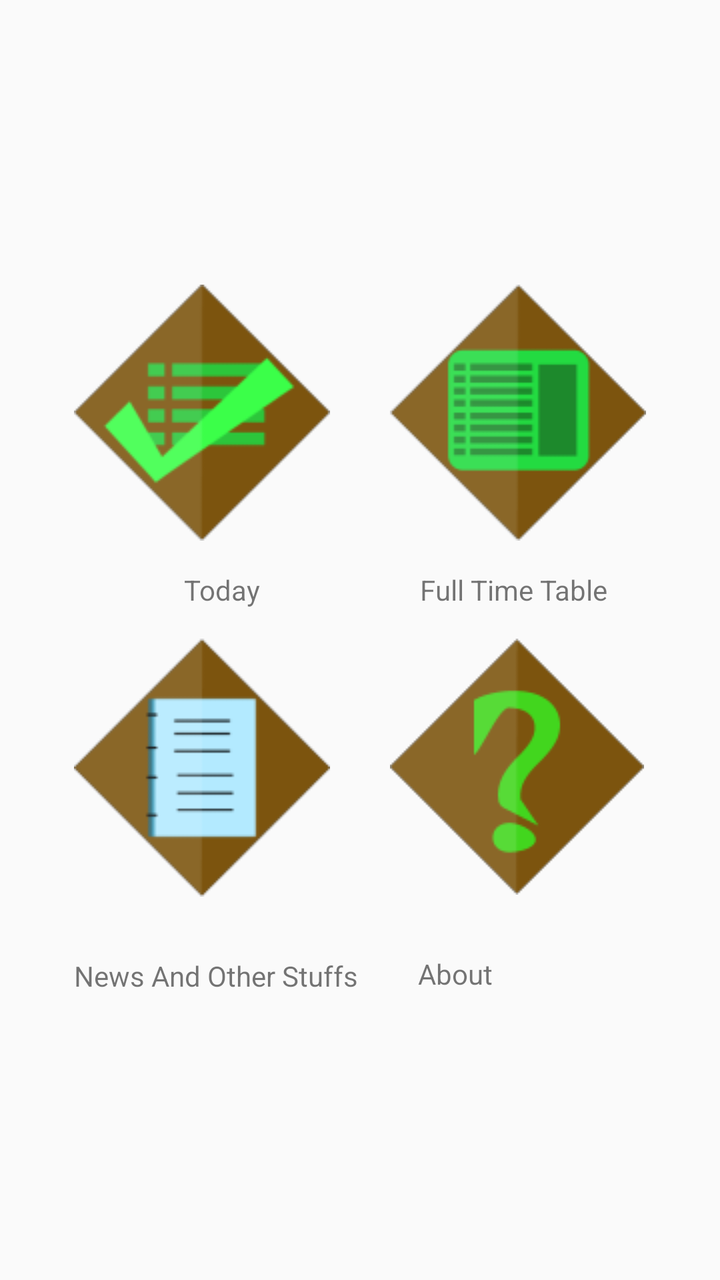
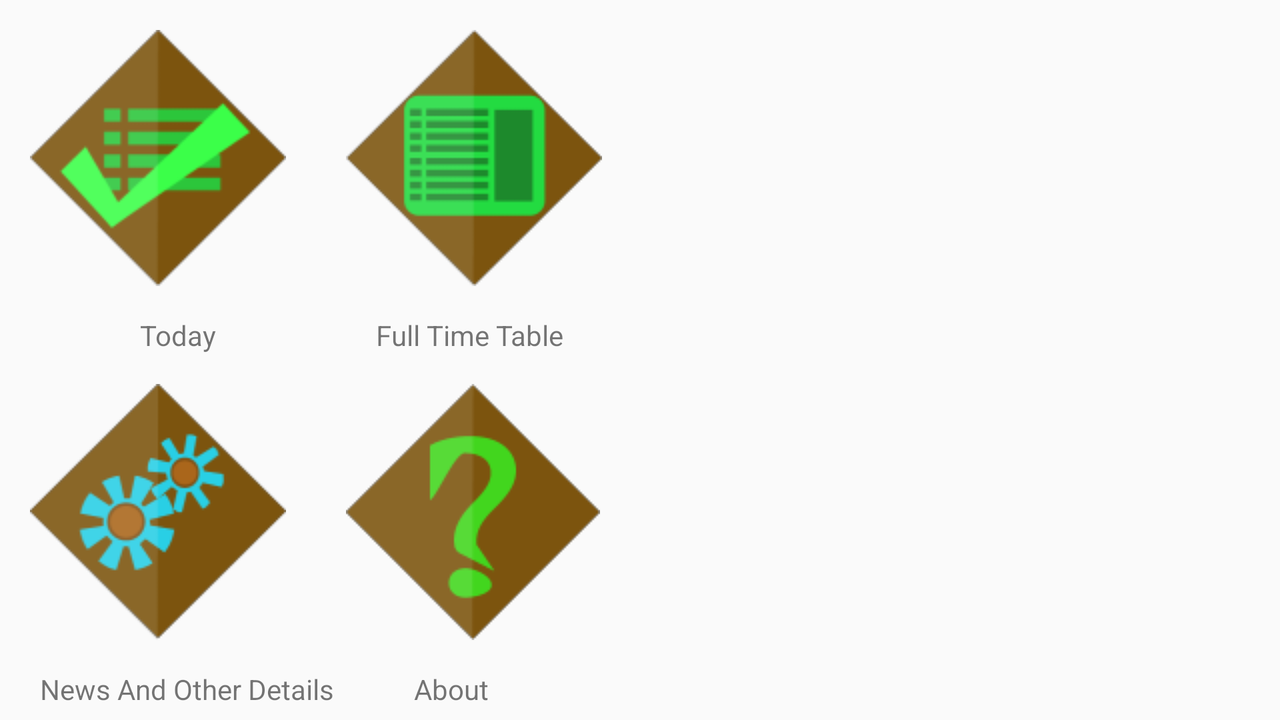

An Android layout and its configuration variant, each rendered on a device that would load it. The default file and the variant file are quoted in full after the pictures.
<!-- AndroidManifest.xml: application theme AppTheme -->
<!-- res/layout/activity_main.xml -->
<?xml version="1.0" encoding="utf-8"?>
<RelativeLayout xmlns:android="http://schemas.android.com/apk/res/android"
    xmlns:app="http://schemas.android.com/apk/res-auto"
    xmlns:tools="http://schemas.android.com/tools"
    android:layout_width="match_parent"
    android:layout_height="match_parent"
    android:orientation="vertical"
    android:layout_gravity="center"
    tools:context="com.blackz.crescentmca2017_2019.MainActivity">

<RelativeLayout
    android:layout_width="match_parent"
    android:layout_height="match_parent"
    android:gravity="center">
    <ImageButton
    android:layout_height="wrap_content"
    android:layout_width="wrap_content"
    android:id="@+id/btn"
    android:background="@drawable/round"
    android:layout_margin="15dp"
    android:src="@drawable/today"
        android:onClick="today" />
    <TextView
        android:layout_height="wrap_content"
        android:layout_width="wrap_content"
        android:text="Today"
        android:layout_below="@+id/btn"
        android:id="@+id/text"
        android:layout_marginLeft="70dp" />

    <ImageButton
        android:layout_toRightOf="@+id/btn"
        android:background="@drawable/round"
        android:layout_height="wrap_content"
        android:layout_width="wrap_content"
        android:id="@+id/btn2"
        android:src="@drawable/all"
        android:layout_margin="15dp"
        android:onClick="allT" />
    <TextView
        android:layout_height="wrap_content"
        android:layout_width="wrap_content"
        android:text="Full Time Table"
        android:layout_below="@+id/btn"
        android:layout_marginLeft="80dp"
        android:layout_toRightOf="@+id/text"
        android:id="@+id/text2"/>

    <ImageButton
        android:layout_below="@+id/text2"
        android:layout_height="wrap_content"
        android:layout_width="wrap_content"
        android:text="Full Time Table"
        android:id="@+id/btn5"
        android:layout_margin="15dp"
        android:background="@drawable/round"
        android:src="@drawable/about_unknown"
        android:layout_toRightOf="@+id/about"
        android:onClick="about"/>
    <TextView
        android:layout_height="wrap_content"
        android:layout_width="wrap_content"
        android:text="About"
        android:layout_toRightOf="@+id/text3"
        android:layout_margin="15dp"
        android:layout_below="@+id/btn5"
        android:id="@+id/text5"/>
    <ImageButton
        android:layout_width="wrap_content"
        android:layout_height="wrap_content"
        android:layout_below="@+id/text"
        android:id="@+id/about"
        android:onClick="newsA"
        android:src="@drawable/news"
        android:layout_margin="15dp"
        android:background="@drawable/round"/>
    <TextView
        android:layout_width="wrap_content"
        android:layout_height="wrap_content"
        android:layout_below="@+id/about"
        android:layout_margin="15dp"
        android:id="@+id/text3"
        android:text="News And Other Stuffs"/>

    <Button
        android:layout_height="wrap_content"
        android:layout_width="match_parent"
        android:layout_below="@+id/text5"
        android:text="Update For Rep"
        android:textColor="#fff"
        android:id="@+id/updateRep"
        android:onClick="repUpdate"
        android:visibility="gone"
        android:drawableEnd="@drawable/update"
        android:drawableRight="@drawable/update"
        android:background="@color/colorPrimary"/>
</RelativeLayout>

    <android.support.design.widget.CoordinatorLayout
        android:layout_width="match_parent"
        android:layout_height="wrap_content"
        android:id="@+id/mSnackbar"
        android:layout_alignParentBottom="true"
        android:layout_alignParentLeft="true"
        android:layout_alignParentStart="true">

    </android.support.design.widget.CoordinatorLayout>
</RelativeLayout>
<!-- resources referenced by this layout -->
<resources>
  <color name="colorPrimary">#FF9A08</color>
  <!-- drawable about_unknown: png bitmap (drawable, 3668 bytes) -->
  <!-- drawable all: png bitmap (drawable, 3359 bytes) -->
  <!-- drawable news: png bitmap (drawable, 4561 bytes) -->
  <!-- drawable round (drawable) -->
  <?xml version="1.0" encoding="utf-8"?>
  <shape xmlns:android="http://schemas.android.com/apk/res/android"
      android:shape="ring">
      <solid android:color="#fff" />
  
  </shape>
  <!-- drawable today: png bitmap (drawable, 5322 bytes) -->
  <style name="AppTheme" parent="Theme.AppCompat.Light.DarkActionBar">
          
          <item name="colorPrimary">@color/colorPrimary</item>
          <item name="colorPrimaryDark">@color/colorPrimaryDark</item>
          <item name="colorAccent">@color/colorAccent</item>
      </style>
  <color name="colorPrimaryDark">#7D5E31</color>
  <color name="colorAccent">#FF4081</color>
</resources>
<!-- res/layout-land/activity_main.xml (the repository's variant of the layout above) -->
<!-- drawn on the phone turned sideways -->
<?xml version="1.0" encoding="utf-8"?>
<RelativeLayout xmlns:android="http://schemas.android.com/apk/res/android"
    xmlns:app="http://schemas.android.com/apk/res-auto"
    xmlns:tools="http://schemas.android.com/tools"
    android:layout_width="match_parent"
    android:layout_height="match_parent"
    tools:context="com.blackz.crescentmca2017_2019.MainActivity">


    <ImageButton
    android:layout_height="wrap_content"
    android:layout_width="wrap_content"
    android:id="@+id/btn"
    android:background="@drawable/round"
    android:layout_margin="15dp"
    android:src="@drawable/today"
        android:onClick="today" />
    <TextView
        android:layout_height="wrap_content"
        android:layout_width="wrap_content"
        android:text="Today"
        android:layout_below="@+id/btn"
        android:id="@+id/text"
        android:layout_marginLeft="70dp" />

    <ImageButton
        android:layout_toRightOf="@+id/btn"
        android:background="@drawable/round"
        android:layout_height="wrap_content"
        android:layout_width="wrap_content"
        android:id="@+id/btn2"
        android:src="@drawable/all"
        android:layout_margin="15dp"
        android:onClick="allT" />
    <TextView
        android:layout_height="wrap_content"
        android:layout_width="wrap_content"
        android:text="Full Time Table"
        android:layout_below="@+id/btn"
        android:layout_marginLeft="80dp"
        android:layout_toRightOf="@+id/text"
        android:id="@+id/text2"/>

    <ImageButton
        android:layout_below="@+id/text2"
        android:layout_margin="15dp"
        android:layout_height="wrap_content"
        android:layout_width="wrap_content"
        android:text="Full Time Table"
        android:id="@+id/btn4"
        android:background="@drawable/round"
        android:src="@drawable/settings"
        android:onClick="settings"/>
    <TextView
        android:layout_height="wrap_content"
        android:layout_width="wrap_content"
        android:text="News And Other Details"
        android:layout_below="@+id/btn4"
        android:layout_marginLeft="20dp"
        android:id="@+id/text4"/>


    <ImageButton
        android:layout_below="@+id/text2"
        android:layout_toRightOf="@+id/btn4"
        android:layout_height="wrap_content"
        android:layout_width="wrap_content"
        android:text="Full Time Table"
        android:id="@+id/btn5"
        android:background="@drawable/round"
        android:src="@drawable/about_unknown"
        android:layout_margin="15dp"
        android:onClick="about"/>
    <TextView
        android:layout_height="wrap_content"
        android:layout_width="wrap_content"
        android:text="About"
        android:layout_toRightOf="@+id/text4"
        android:layout_marginLeft="40dp"
        android:layout_below="@+id/btn4"
        android:id="@+id/text5"/>

</RelativeLayout>
<!-- resources referenced by the variant -->
<!-- as the phone turned sideways resolves them -->
<resources>
  <!-- drawable about_unknown: png bitmap (drawable, 3668 bytes) -->
  <!-- drawable all: png bitmap (drawable, 3359 bytes) -->
  <!-- drawable round (drawable) -->
  <?xml version="1.0" encoding="utf-8"?>
  <shape xmlns:android="http://schemas.android.com/apk/res/android"
      android:shape="ring">
      <solid android:color="#fff" />
  
  </shape>
  <!-- drawable settings: png bitmap (drawable, 8149 bytes) -->
  <!-- drawable today: png bitmap (drawable, 5322 bytes) -->
  <style name="AppTheme" parent="Theme.AppCompat.Light.DarkActionBar">
          
          <item name="colorPrimary">@color/colorPrimary</item>
          <item name="colorPrimaryDark">@color/colorPrimaryDark</item>
          <item name="colorAccent">@color/colorAccent</item>
      </style>
  <color name="colorPrimary">#FF9A08</color>
  <color name="colorPrimaryDark">#7D5E31</color>
  <color name="colorAccent">#FF4081</color>
</resources>
